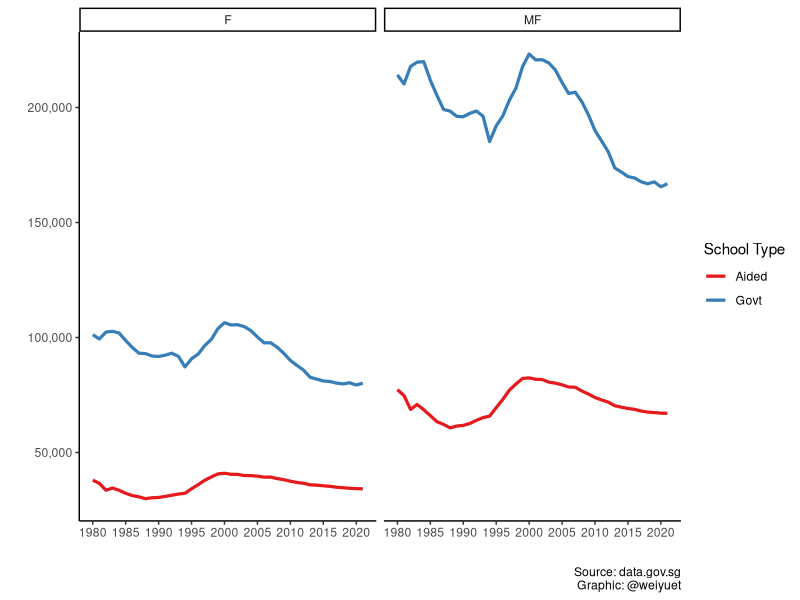
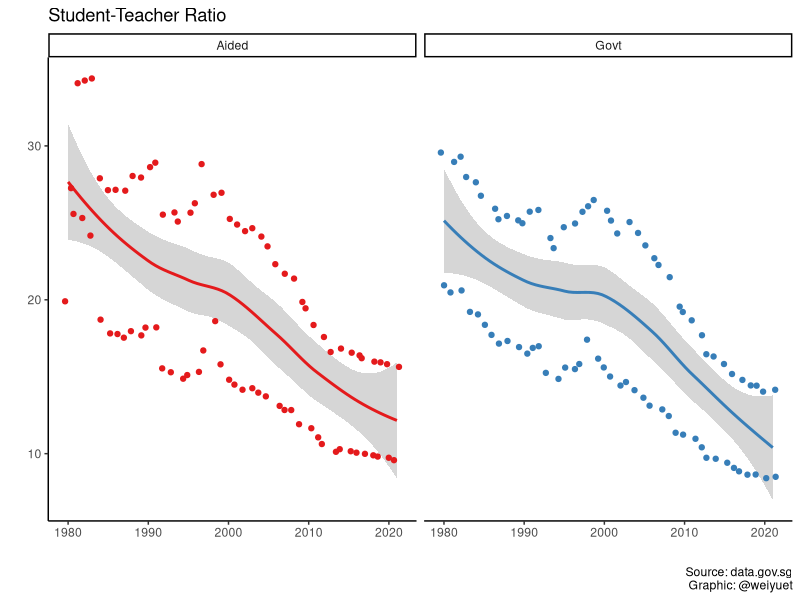
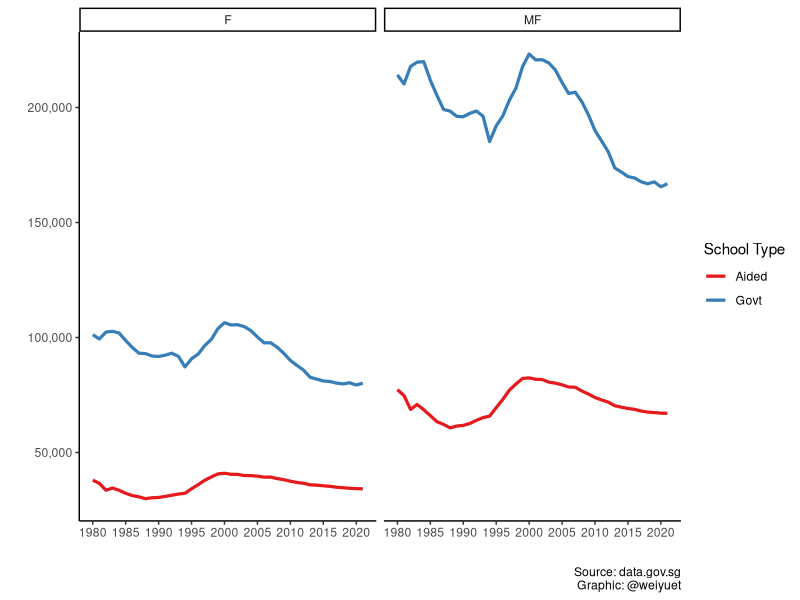
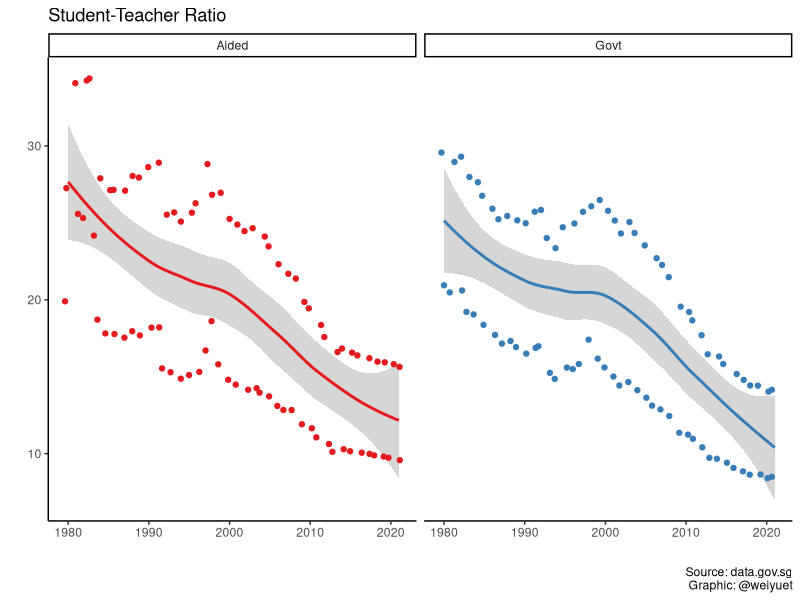

Reproduce these figures in R, in order.
# Load libraries
library(tidyverse)
library(scales)

# Load data
students_and_teachers_primary_schools <- read_csv("data/students-and-teachers-in-schools/students-and-teachers-primary-schools.csv")

# Wrangle data

# Plot number of primary school students in governmentt and aided schools
students_and_teachers_primary_schools %>% 
  ggplot(aes(x = year, y = students_pri,
             colour = school_type)) +
  geom_line(size = 1.1) +
  facet_wrap(~sex) +
  theme_classic() +
  theme(legend.position = "right") +
  scale_color_brewer(type = "qual", palette = 6) +
  scale_x_continuous(breaks = seq(1980, 2020, 5)) +
  scale_y_continuous(labels = label_number(big.mark = ",")) +
  labs(x = "", y = "",
       colour = "School Type",
       caption = "Source: data.gov.sg\nGraphic: @weiyuet")

# Save png
ggsave("figures/primary-school-students-in-govt-and-aided-schools.png", width = 8, height = 6)

# Wrangle data
# Calculate student-teacher ratio
students_and_teachers_primary_schools %>% 
  select(year, school_type, students_pri, teachers_pri) %>% 
  mutate(student_teacher_ratio = students_pri/teachers_pri) %>% 
  ggplot(aes( x = year, y = student_teacher_ratio, colour = school_type)) +
  geom_smooth() +
  geom_jitter() +
  facet_wrap(~school_type) +
  theme_classic() +
  theme(legend.position = "none") +
  scale_colour_brewer(type = "qual", palette = 6) +
  labs(x = "", y = "",
       title = "Student-Teacher Ratio",
       caption = "Source: data.gov.sg\nGraphic: @weiyuet")

# Save png
ggsave("figures/student-teacher-ratio-primary-schools.png", width = 8, height = 6)
